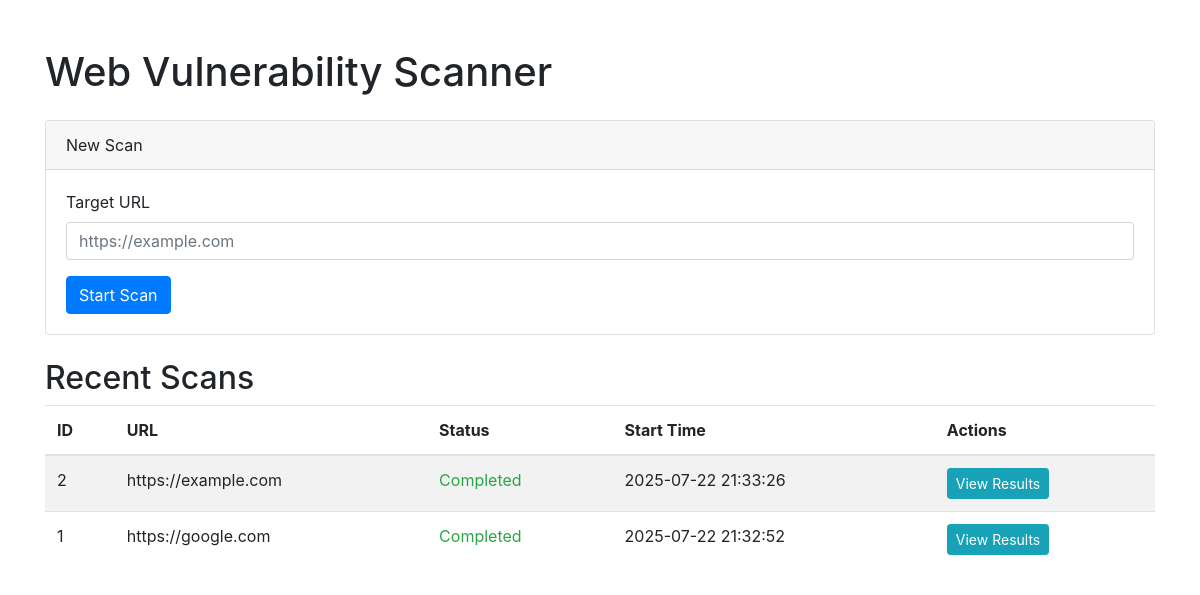
The page / on the database its author committed.
### tables this page shows
CREATE TABLE scans
                 (id INTEGER PRIMARY KEY AUTOINCREMENT,
                  target_url TEXT,
                  status TEXT,
                  start_time TEXT,
                  end_time TEXT);

### app.py (the view)
@app.route('/')
def index():
    conn = sqlite3.connect('vuln_scanner.db')
    c = conn.cursor()
    c.execute("SELECT * FROM scans ORDER BY id DESC LIMIT 10")
    scans = c.fetchall()
    conn.close()
    return render_template('index.html', scans=scans)

### templates/index.html (shortened to what this page needs)
<!DOCTYPE html>
<html>
<head>
    <link href="https://stackpath.bootstrapcdn.com/bootstrap/4.5.2/css/bootstrap.min.css" rel="stylesheet">
</head>
<body>
    <div class="container mt-5">
        <h1 class="mb-4">Web Vulnerability Scanner</h1>
        <div class="card mb-4">
            <div class="card-header">New Scan</div>
            <div class="card-body">
                <form action="/scan" method="POST">
                    <div class="form-group">
                        <label for="target_url">Target URL</label>
                        <input type="url" class="form-control" id="target_url" name="target_url"
                               placeholder="https://example.com" required>
                    </div>
                    <button type="submit" class="btn btn-primary">Start Scan</button>
                </form>
            </div>
        </div>
        <h2>Recent Scans</h2>
        <table class="table table-striped">
            <thead>
                <tr>
                    <th>ID</th>
                    <th>URL</th>
                    <th>Status</th>
                    <th>Start Time</th>
                    <th>Actions</th>
                </tr>
            </thead>
            <tbody>
                {% for scan in scans %}
                <tr>
                    <td>{{ scan[0] }}</td>
                    <td>{{ scan[1] }}</td>
                    <td class="
                        {% if scan[2] == 'Completed' %}text-success
                        {% elif scan[2] == 'Running' %}text-info
                        {% else %}text-danger{% endif %}
                    ">{{ scan[2] }}</td>
                    <td>{{ scan[3] }}</td>
                    <td>
                        <a href="/scan/{{ scan[0] }}" class="btn btn-sm btn-info">View Results</a>
                    </td>
                </tr>
                {% endfor %}
            </tbody>
        </table>
    </div>
</body>
</html>

### rows shown on the page
scans: id "2", target_url "https://example.com", status "Completed", start_time "2025-07-22 21:33:26"
scans: id "1", target_url "https://google.com", status "Completed", start_time "2025-07-22 21:32:52"
